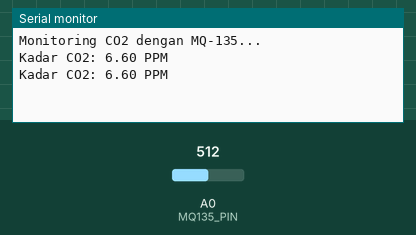
A sketch run on a simulated Arduino Uno, built with avr-gcc and run on an emulated ATmega328P. Shown: the last lines printed to the serial monitor. The inputs (shaded band) are chosen by the test bench; at power-on: A0 (MQ135_PIN) = 512.

Above: at 1.8 s.
1.9 s: A0 (MQ135_PIN) set to 1011
At 2.8 s:
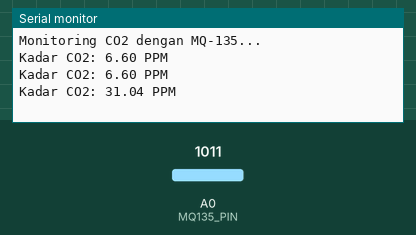
3.4 s: A0 (MQ135_PIN) set to 1023
At 4.8 s:
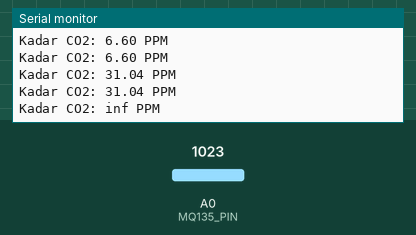

Measured:
- the behaviour switches between 1022 and 1023 on A0 (MQ135_PIN) (found by bisection; images 1 and 2)
- after the input at 1.9 s, the serial monitor: prints a new line after 0.10 s (image 1)
- after the input at 3.4 s, the serial monitor: prints a new line after 0.61 s (image 2)

The sketch:

CO2.ino
```cpp
#define MQ135_PIN A0
#define RL 10000.0
#define A 110.47
#define B -2.862

#define R0 20000.0  // Ganti dengan nilai R0 hasil kalibrasi

void setup() {
    Serial.begin(9600);
    Serial.println("Monitoring CO2 dengan MQ-135...");
}

void loop() {
    int sensorValue = analogRead(MQ135_PIN);
    float voltage = sensorValue * (5.0 / 1023.0);
    float Rs = ((5.0 - voltage) / voltage) * RL;
    float ratio = Rs / R0;

    float ppm = pow(10, (log10(ratio) - log10(A)) / B);

    Serial.print("Kadar CO2: ");
    Serial.print(ppm);
    Serial.println(" PPM");

    delay(1000);
}
```
